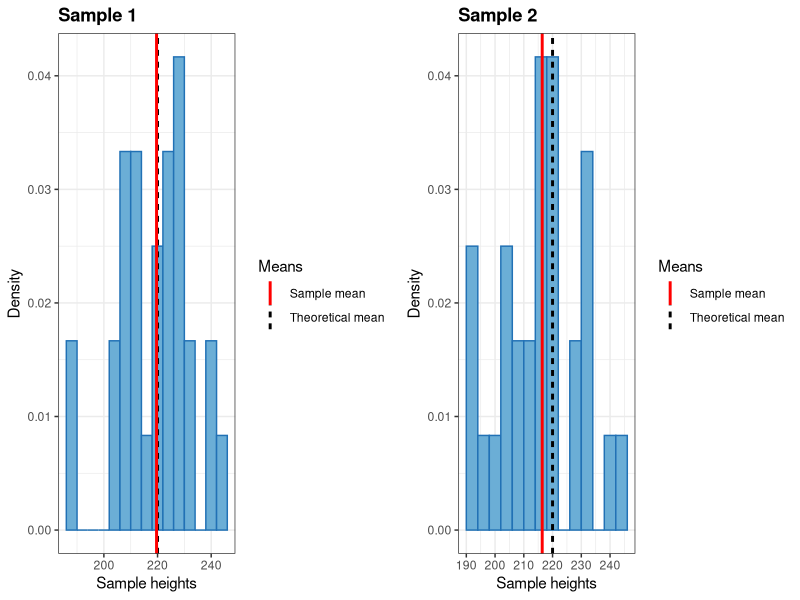
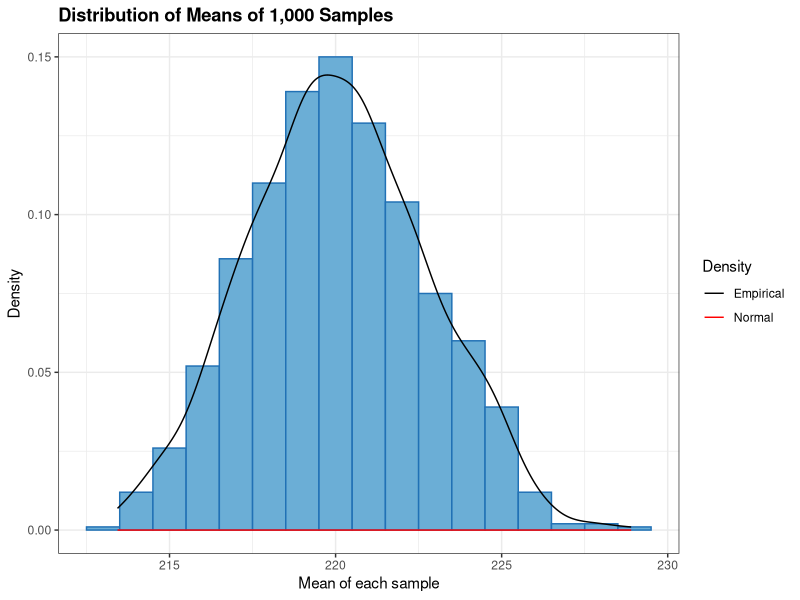
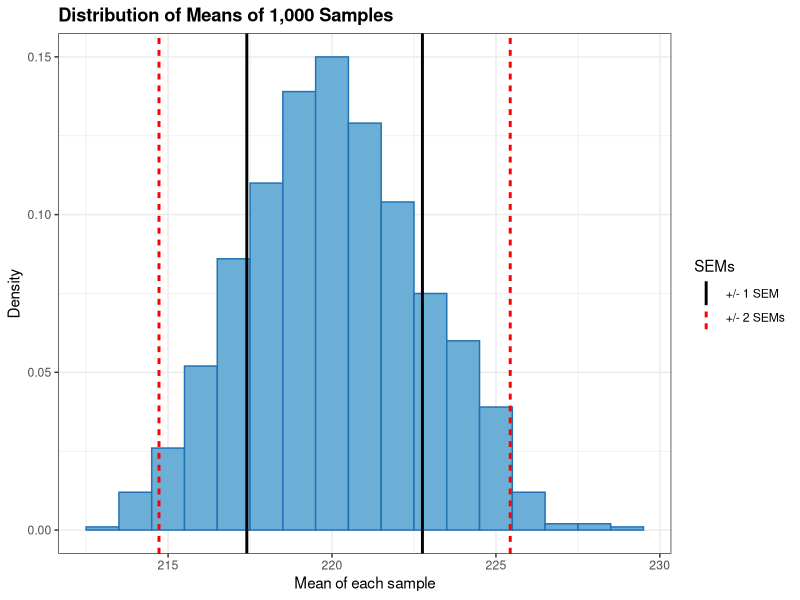

Write R code to recreate these figures, in order.
## ---- chunk 1
# Clear the workspace
rm(list = ls())

# Set seed to replicate random variable generation
set.seed(567)

# Generate the mean of each sample and store in a vector, and store each sample in a dataframe
mn_vector <- NULL
sample_frame <- data.frame(row.names = seq(from = 1, to = 30, by = 1))
for (i in 1 : 1000) {
    s <- rpois(30, lambda = 220)
    sample_frame <- cbind(sample_frame, s)
    mn_vector <- c(mn_vector, mean(s))
}

# Name the columns in the sample dataframe
names(sample_frame) <- paste0("n", seq(from = 1, to = 1000, by = 1))
## ---- chunk 2
# Load required packages
require(ggplot2); require(gridExtra)

# Set the colours for the graphs
barfill <- "#6baed6"
barlines <- "#2171b5"
line1 <- "black"
line2 <- "#FF0000"

# Plotting histogram of sample 1
mean1 <- data.frame(Means="Theoretical mean", vals = 220)
mean2 <- data.frame(Means="Sample mean", vals = mean(sample_frame$n1))
means <- rbind(mean1, mean2)

g1 <- ggplot(data=sample_frame, aes(sample_frame$n1)) + 
        geom_histogram(aes(y = ..density..), 
                       binwidth = 4, fill = barfill, colour = barlines) +
        xlab("Sample heights") +
        ylab("Density") +
        theme_bw() +
        ggtitle("Sample 1") + 
        theme(plot.title = element_text(lineheight=1.1, face="bold")) +
        geom_vline(data=means, aes(xintercept=vals, linetype = Means, 
                             colour = Means), size = 1, show_guide = TRUE) + 
        scale_color_manual(values=c("Theoretical mean" = line1, "Sample mean" = line2))
            
# Plotting histogram of sample 2
mean1 <- data.frame(Means="Theoretical mean", vals = 220)
mean2 <- data.frame(Means="Sample mean", vals = mean(sample_frame$n2))
means <- rbind(mean1, mean2)

g2 <- ggplot(data=sample_frame, aes(sample_frame$n2)) + 
        geom_histogram(aes(y = ..density..), 
                       binwidth = 4, fill = barfill, colour = barlines) +
        xlab("Sample heights") +
        ylab("Density") +
        theme_bw() +
        ggtitle("Sample 2") + 
        theme(plot.title = element_text(lineheight=1.1, face="bold")) +
        geom_vline(data=means, aes(xintercept=vals, linetype = Means, 
                             colour = Means), size = 1, show_guide = TRUE) + 
        scale_color_manual(values=c("Theoretical mean" = line1, "Sample mean" = line2))

# Printing histograms
grid.arrange(g1, g2, nrow = 1, ncol = 2)
## ---- chunk 3
# Plotting histogram of the distribution of sample means
g1 <- ggplot(data=as.data.frame(mn_vector), aes(mn_vector)) + 
        geom_histogram(aes(y = ..density..), binwidth = 1, 
                 col = barlines, 
                 fill = barfill) + 
        xlab("Mean of each sample") + 
        ylab("Density") + 
        theme_bw() + 
        ggtitle("Distribution of Means of 1,000 Samples") + 
        theme(plot.title = element_text(lineheight=.8, face="bold")) + 
        geom_line(aes(y = ..density.., colour = "Empirical"), stat = "density") + 
        stat_function(fun = dnorm, aes(colour = "Normal"), 
                    arg = list(mean = 220, sd = sd(mn_vector))) + 
        scale_colour_manual(name = "Density", values = c(line1, line2))

print(g1)
## ---- chunk 4
# Plotting a histogram with the +/- 1 and 2 standard error intervals.
sem1 <- data.frame(SEMs="+/- 1 SEM", 
                   vals = c(mean(mn_vector) - sd(mn_vector), mean(mn_vector) + sd(mn_vector)))
sem2 <- data.frame(SEMs="+/- 2 SEMs", 
                    vals = c(mean(mn_vector) - 2 * sd(mn_vector), mean(mn_vector) + 2 * sd(mn_vector)))
sems <- rbind(sem1, sem2)

g1 <- ggplot(data=as.data.frame(mn_vector), aes(mn_vector)) + 
        geom_histogram(aes(y = ..density..), binwidth = 1, 
                 col = barlines, 
                 fill = barfill) + 
        xlab("Mean of each sample") + 
        ylab("Density") + 
        theme_bw() + 
        ggtitle("Distribution of Means of 1,000 Samples") + 
        theme(plot.title = element_text(lineheight=.8, face="bold")) +
        geom_vline(data=sems, aes(xintercept=vals, linetype = SEMs, 
                            colour = SEMs), size = 1, show_guide = TRUE) + 
        scale_color_manual(values=c("+/- 1 SEM" = line1, 
                                    "+/- 2 SEMs" = line2))

print(g1)
